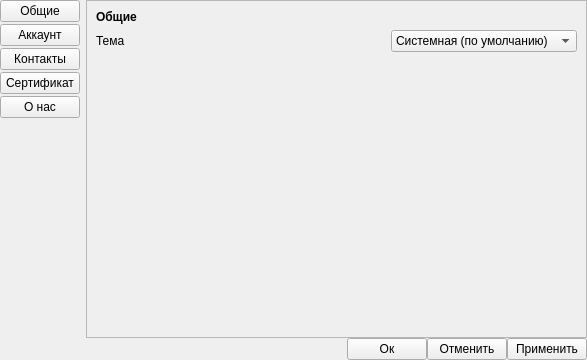
<?xml version="1.0" encoding="UTF-8"?>
<ui version="4.0">
 <class>dlg_settings</class>
 <widget class="QDialog" name="dlg_settings">
  <property name="geometry">
   <rect>
    <x>0</x>
    <y>0</y>
    <width>587</width>
    <height>360</height>
   </rect>
  </property>
  <property name="minimumSize">
   <size>
    <width>587</width>
    <height>0</height>
   </size>
  </property>
  <property name="windowTitle">
   <string>Dialog</string>
  </property>
  <layout class="QGridLayout" name="layout_dialog_grid">
   <property name="leftMargin">
    <number>0</number>
   </property>
   <property name="topMargin">
    <number>0</number>
   </property>
   <property name="rightMargin">
    <number>0</number>
   </property>
   <property name="bottomMargin">
    <number>0</number>
   </property>
   <property name="verticalSpacing">
    <number>0</number>
   </property>
   <item row="0" column="1">
    <widget class="QStackedWidget" name="sw_settings_pages">
     <property name="currentIndex">
      <number>0</number>
     </property>
     <widget class="QWidget" name="page_general">
      <layout class="QVBoxLayout" name="layout_general_outer">
       <property name="leftMargin">
        <number>0</number>
       </property>
       <property name="topMargin">
        <number>0</number>
       </property>
       <property name="rightMargin">
        <number>0</number>
       </property>
       <property name="bottomMargin">
        <number>0</number>
       </property>
       <item>
        <widget class="QScrollArea" name="sa_general">
         <property name="widgetResizable">
          <bool>true</bool>
         </property>
         <widget class="QWidget" name="sa_general_contents">
          <property name="geometry">
           <rect>
            <x>0</x>
            <y>0</y>
            <width>502</width>
            <height>332</height>
           </rect>
          </property>
          <layout class="QVBoxLayout" name="layout_general_content">
           <property name="leftMargin">
            <number>9</number>
           </property>
           <property name="topMargin">
            <number>9</number>
           </property>
           <property name="rightMargin">
            <number>9</number>
           </property>
           <property name="bottomMargin">
            <number>9</number>
           </property>
           <item>
            <layout class="QHBoxLayout" name="layout_general_header">
             <property name="leftMargin">
              <number>0</number>
             </property>
             <item>
              <widget class="QLabel" name="lbl_general_header">
               <property name="font">
                <font>
                 <bold>true</bold>
                 <underline>false</underline>
                 <kerning>true</kerning>
                </font>
               </property>
               <property name="text">
                <string>Общие</string>
               </property>
              </widget>
             </item>
            </layout>
           </item>
           <item>
            <layout class="QHBoxLayout" name="layout_general_theme_row">
             <property name="leftMargin">
              <number>0</number>
             </property>
             <item>
              <widget class="QLabel" name="lbl_theme">
               <property name="text">
                <string>Тема</string>
               </property>
              </widget>
             </item>
             <item>
              <spacer name="horizontalSpacer">
               <property name="orientation">
                <enum>Qt::Orientation::Horizontal</enum>
               </property>
               <property name="sizeHint" stdset="0">
                <size>
                 <width>40</width>
                 <height>20</height>
                </size>
               </property>
              </spacer>
             </item>
             <item>
              <widget class="QComboBox" name="cb_theme">
               <property name="minimumSize">
                <size>
                 <width>183</width>
                 <height>0</height>
                </size>
               </property>
               <item>
                <property name="text">
                 <string>Системная (по умолчанию)</string>
                </property>
               </item>
               <item>
                <property name="text">
                 <string>Темная</string>
                </property>
               </item>
               <item>
                <property name="text">
                 <string>Светлая</string>
                </property>
               </item>
              </widget>
             </item>
            </layout>
           </item>
           <item>
            <spacer name="verticalSpacer_2">
             <property name="orientation">
              <enum>Qt::Orientation::Vertical</enum>
             </property>
             <property name="sizeHint" stdset="0">
              <size>
               <width>20</width>
               <height>40</height>
              </size>
             </property>
            </spacer>
           </item>
          </layout>
         </widget>
        </widget>
       </item>
      </layout>
     </widget>
     <widget class="QWidget" name="page_about">
      <layout class="QVBoxLayout" name="layout_about_outer">
       <property name="leftMargin">
        <number>0</number>
       </property>
       <property name="topMargin">
        <number>0</number>
       </property>
       <property name="rightMargin">
        <number>0</number>
       </property>
       <property name="bottomMargin">
        <number>0</number>
       </property>
       <item>
        <widget class="QScrollArea" name="sa_about">
         <property name="widgetResizable">
          <bool>true</bool>
         </property>
         <widget class="QWidget" name="sa_about_contents">
          <property name="geometry">
           <rect>
            <x>0</x>
            <y>0</y>
            <width>502</width>
            <height>332</height>
           </rect>
          </property>
          <layout class="QVBoxLayout" name="layout_about_content">
           <item>
            <layout class="QHBoxLayout" name="horizontalLayout_11 ">
             <item>
              <widget class="QLabel" name="lbl_about_header">
               <property name="font">
                <font>
                 <bold>true</bold>
                </font>
               </property>
               <property name="text">
                <string>О нас</string>
               </property>
              </widget>
             </item>
            </layout>
           </item>
           <item>
            <layout class="QHBoxLayout" name="layout_about_team_row">
             <item>
              <widget class="QLabel" name="lbl_about_team">
               <property name="text">
                <string>Salem! Team</string>
               </property>
              </widget>
             </item>
            </layout>
           </item>
           <item>
            <spacer name="verticalSpacer_4">
             <property name="orientation">
              <enum>Qt::Orientation::Vertical</enum>
             </property>
             <property name="sizeHint" stdset="0">
              <size>
               <width>20</width>
               <height>40</height>
              </size>
             </property>
            </spacer>
           </item>
          </layout>
         </widget>
        </widget>
       </item>
      </layout>
     </widget>
     <widget class="QWidget" name="page_account">
      <layout class="QVBoxLayout" name="layout_account_outer">
       <property name="leftMargin">
        <number>0</number>
       </property>
       <property name="topMargin">
        <number>0</number>
       </property>
       <property name="rightMargin">
        <number>0</number>
       </property>
       <property name="bottomMargin">
        <number>0</number>
       </property>
       <item>
        <widget class="QScrollArea" name="sa_account">
         <property name="widgetResizable">
          <bool>true</bool>
         </property>
         <widget class="QWidget" name="sa_account_contents">
          <property name="geometry">
           <rect>
            <x>0</x>
            <y>0</y>
            <width>502</width>
            <height>332</height>
           </rect>
          </property>
          <layout class="QVBoxLayout" name="layout_account_content">
           <item>
            <layout class="QHBoxLayout" name="layout_account_header">
             <item>
              <widget class="QLabel" name="lbl_account_header">
               <property name="font">
                <font>
                 <bold>true</bold>
                </font>
               </property>
               <property name="text">
                <string>Аккаунт</string>
               </property>
              </widget>
             </item>
            </layout>
           </item>
           <item>
            <layout class="QHBoxLayout" name="layout_account_email_row">
             <item>
              <widget class="QLabel" name="lbl_email_label">
               <property name="text">
                <string>Электронная почта</string>
               </property>
              </widget>
             </item>
             <item>
              <spacer name="horizontalSpacer_2">
               <property name="orientation">
                <enum>Qt::Orientation::Horizontal</enum>
               </property>
               <property name="sizeHint" stdset="0">
                <size>
                 <width>40</width>
                 <height>20</height>
                </size>
               </property>
              </spacer>
             </item>
             <item>
              <widget class="QLabel" name="lbl_email_value">
               <property name="text">
                <string>email</string>
               </property>
              </widget>
             </item>
             <item>
              <widget class="QPushButton" name="btn_edit_email">
               <property name="text">
                <string>Изменить</string>
               </property>
              </widget>
             </item>
            </layout>
           </item>
           <item>
            <layout class="QHBoxLayout" name="layout_account_password_row">
             <item>
              <widget class="QLabel" name="lbl_password_label">
               <property name="text">
                <string>Пароль</string>
               </property>
              </widget>
             </item>
             <item>
              <spacer name="horizontalSpacer_3">
               <property name="orientation">
                <enum>Qt::Orientation::Horizontal</enum>
               </property>
               <property name="sizeHint" stdset="0">
                <size>
                 <width>40</width>
                 <height>20</height>
                </size>
               </property>
              </spacer>
             </item>
             <item>
              <widget class="QPushButton" name="btn_edit_password">
               <property name="text">
                <string>Изменить</string>
               </property>
              </widget>
             </item>
            </layout>
           </item>
           <item>
            <layout class="QHBoxLayout" name="layout_account_role_row">
             <item>
              <widget class="QLabel" name="lbl_role_label">
               <property name="text">
                <string>Роль</string>
               </property>
              </widget>
             </item>
             <item>
              <spacer name="horizontalSpacer_4">
               <property name="orientation">
                <enum>Qt::Orientation::Horizontal</enum>
               </property>
               <property name="sizeHint" stdset="0">
                <size>
                 <width>40</width>
                 <height>20</height>
                </size>
               </property>
              </spacer>
             </item>
             <item>
              <widget class="QLabel" name="lbl_role_value">
               <property name="text">
                <string>role</string>
               </property>
              </widget>
             </item>
             <item>
              <widget class="QPushButton" name="btn_edit_role">
               <property name="text">
                <string>Изменить</string>
               </property>
              </widget>
             </item>
            </layout>
           </item>
           <item>
            <layout class="QHBoxLayout" name="layout_account_contacts_row">
             <item>
              <widget class="QLabel" name="lbl_contacts_label">
               <property name="text">
                <string>Контакты</string>
               </property>
              </widget>
             </item>
             <item>
              <spacer name="horizontalSpacer_5">
               <property name="orientation">
                <enum>Qt::Orientation::Horizontal</enum>
               </property>
               <property name="sizeHint" stdset="0">
                <size>
                 <width>40</width>
                 <height>20</height>
                </size>
               </property>
              </spacer>
             </item>
             <item>
              <widget class="QLabel" name="lbl_contacts_value">
               <property name="text">
                <string>phone number</string>
               </property>
              </widget>
             </item>
             <item>
              <widget class="QPushButton" name="btn_edit_contacts">
               <property name="text">
                <string>Изменить</string>
               </property>
              </widget>
             </item>
            </layout>
           </item>
           <item>
            <layout class="QHBoxLayout" name="layout_account_iin_row">
             <item>
              <widget class="QLabel" name="lbl_iin_label">
               <property name="text">
                <string>ИИН</string>
               </property>
              </widget>
             </item>
             <item>
              <spacer name="horizontalSpacer_6">
               <property name="orientation">
                <enum>Qt::Orientation::Horizontal</enum>
               </property>
               <property name="sizeHint" stdset="0">
                <size>
                 <width>40</width>
                 <height>20</height>
                </size>
               </property>
              </spacer>
             </item>
             <item>
              <widget class="QLabel" name="lbl_iin_value">
               <property name="text">
                <string>IIN</string>
               </property>
              </widget>
             </item>
             <item>
              <widget class="QPushButton" name="btn_edit_iin">
               <property name="text">
                <string>Изменить</string>
               </property>
              </widget>
             </item>
            </layout>
           </item>
           <item>
            <spacer name="verticalSpacer_3">
             <property name="orientation">
              <enum>Qt::Orientation::Vertical</enum>
             </property>
             <property name="sizeHint" stdset="0">
              <size>
               <width>20</width>
               <height>40</height>
              </size>
             </property>
            </spacer>
           </item>
          </layout>
         </widget>
        </widget>
       </item>
      </layout>
     </widget>
     <widget class="QWidget" name="contacts">
      <layout class="QVBoxLayout" name="verticalLayout">
       <property name="leftMargin">
        <number>0</number>
       </property>
       <property name="topMargin">
        <number>0</number>
       </property>
       <property name="rightMargin">
        <number>0</number>
       </property>
       <property name="bottomMargin">
        <number>0</number>
       </property>
       <item>
        <widget class="QScrollArea" name="sa_contacts">
         <property name="widgetResizable">
          <bool>true</bool>
         </property>
         <widget class="QWidget" name="sa_contact_contents">
          <property name="geometry">
           <rect>
            <x>0</x>
            <y>0</y>
            <width>502</width>
            <height>332</height>
           </rect>
          </property>
          <layout class="QVBoxLayout" name="verticalLayout_2">
           <property name="leftMargin">
            <number>0</number>
           </property>
           <property name="topMargin">
            <number>0</number>
           </property>
           <property name="rightMargin">
            <number>0</number>
           </property>
           <property name="bottomMargin">
            <number>0</number>
           </property>
           <item>
            <layout class="QHBoxLayout" name="hl_cantact_manage">
             <item>
              <widget class="QLabel" name="lbl_contacts">
               <property name="font">
                <font>
                 <bold>true</bold>
                </font>
               </property>
               <property name="text">
                <string>Контакты</string>
               </property>
              </widget>
             </item>
             <item>
              <spacer name="horizontalSpacer_7">
               <property name="orientation">
                <enum>Qt::Orientation::Horizontal</enum>
               </property>
               <property name="sizeHint" stdset="0">
                <size>
                 <width>40</width>
                 <height>20</height>
                </size>
               </property>
              </spacer>
             </item>
             <item>
              <widget class="QPushButton" name="btn_add_contact">
               <property name="text">
                <string>Добавить</string>
               </property>
              </widget>
             </item>
             <item>
              <widget class="QPushButton" name="btn_remove_contact">
               <property name="text">
                <string>Удалить</string>
               </property>
              </widget>
             </item>
            </layout>
           </item>
           <item>
            <layout class="QHBoxLayout" name="hl_table">
             <item>
              <widget class="QTableWidget" name="tbl_contacts">
               <property name="minimumSize">
                <size>
                 <width>500</width>
                 <height>50</height>
                </size>
               </property>
               <property name="editTriggers">
                <set>QAbstractItemView::EditTrigger::NoEditTriggers</set>
               </property>
               <attribute name="horizontalHeaderMinimumSectionSize">
                <number>32</number>
               </attribute>
               <attribute name="horizontalHeaderDefaultSectionSize">
                <number>100</number>
               </attribute>
               <attribute name="horizontalHeaderShowSortIndicator" stdset="0">
                <bool>true</bool>
               </attribute>
               <attribute name="horizontalHeaderStretchLastSection">
                <bool>true</bool>
               </attribute>
               <column>
                <property name="text">
                 <string>id</string>
                </property>
               </column>
               <column>
                <property name="text">
                 <string>Полное имя</string>
                </property>
               </column>
               <column>
                <property name="text">
                 <string>Эл. почта</string>
                </property>
               </column>
              </widget>
             </item>
            </layout>
           </item>
          </layout>
         </widget>
        </widget>
       </item>
      </layout>
     </widget>
     <widget class="QWidget" name="certificate">
      <layout class="QVBoxLayout" name="verticalLayout_4">
       <item>
        <widget class="QLabel" name="lbl_certificate">
         <property name="text">
          <string>Загрузите сертификат</string>
         </property>
        </widget>
       </item>
       <item>
        <widget class="QPushButton" name="btn_load_certificate">
         <property name="text">
          <string>Загрузить</string>
         </property>
        </widget>
       </item>
      </layout>
     </widget>
    </widget>
   </item>
   <item row="0" column="0">
    <layout class="QVBoxLayout" name="layout_nav">
     <property name="spacing">
      <number>2</number>
     </property>
     <property name="leftMargin">
      <number>0</number>
     </property>
     <property name="topMargin">
      <number>0</number>
     </property>
     <property name="rightMargin">
      <number>0</number>
     </property>
     <item>
      <widget class="QPushButton" name="btn_nav_general">
       <property name="text">
        <string>Общие</string>
       </property>
      </widget>
     </item>
     <item>
      <widget class="QPushButton" name="btn_nav_account">
       <property name="text">
        <string>Аккаунт</string>
       </property>
      </widget>
     </item>
     <item>
      <widget class="QPushButton" name="btn_contacts">
       <property name="text">
        <string>Контакты</string>
       </property>
      </widget>
     </item>
     <item>
      <widget class="QPushButton" name="btn_nav_certificate">
       <property name="text">
        <string>Сертификат</string>
       </property>
      </widget>
     </item>
     <item>
      <widget class="QPushButton" name="btn_nav_about">
       <property name="text">
        <string>О нас</string>
       </property>
      </widget>
     </item>
     <item>
      <spacer name="verticalSpacer">
       <property name="orientation">
        <enum>Qt::Orientation::Vertical</enum>
       </property>
       <property name="sizeHint" stdset="0">
        <size>
         <width>20</width>
         <height>40</height>
        </size>
       </property>
      </spacer>
     </item>
    </layout>
   </item>
   <item row="1" column="1">
    <layout class="QHBoxLayout" name="horizontalLayout">
     <item>
      <spacer name="horizontalSpacer_8">
       <property name="orientation">
        <enum>Qt::Orientation::Horizontal</enum>
       </property>
       <property name="sizeHint" stdset="0">
        <size>
         <width>40</width>
         <height>20</height>
        </size>
       </property>
      </spacer>
     </item>
     <item>
      <widget class="QPushButton" name="btn_ok">
       <property name="text">
        <string>Ок</string>
       </property>
      </widget>
     </item>
     <item>
      <widget class="QPushButton" name="btn_cancel">
       <property name="text">
        <string>Отменить</string>
       </property>
      </widget>
     </item>
     <item>
      <widget class="QPushButton" name="btn_apply">
       <property name="text">
        <string>Применить</string>
       </property>
      </widget>
     </item>
    </layout>
   </item>
  </layout>
 </widget>
 <resources/>
 <connections/>
</ui>
